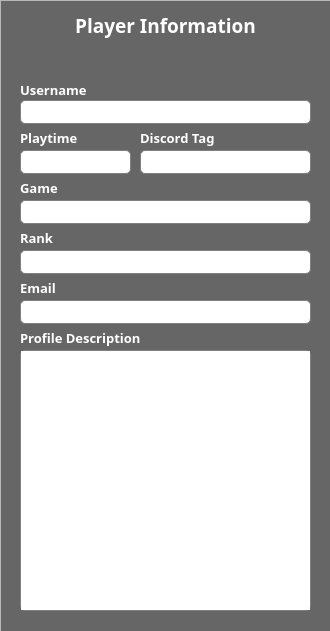
<?xml version="1.0" encoding="UTF-8"?>
<ui version="4.0">
 <class>ViewProfile</class>
 <widget class="QDialog" name="ViewProfile">
  <property name="geometry">
   <rect>
    <x>0</x>
    <y>0</y>
    <width>330</width>
    <height>631</height>
   </rect>
  </property>
  <property name="windowTitle">
   <string>Dialog</string>
  </property>
  <property name="styleSheet">
   <string notr="true">background-color:#666;
color:white;
font-family:&quot;Poppins&quot;</string>
  </property>
  <widget class="QFrame" name="frame">
   <property name="geometry">
    <rect>
     <x>0</x>
     <y>0</y>
     <width>331</width>
     <height>751</height>
    </rect>
   </property>
   <property name="styleSheet">
    <string notr="true">background:none;
background-color: rgba(32, 32, 32,.9);</string>
   </property>
   <property name="frameShape">
    <enum>QFrame::StyledPanel</enum>
   </property>
   <property name="frameShadow">
    <enum>QFrame::Raised</enum>
   </property>
   <widget class="QLabel" name="label">
    <property name="geometry">
     <rect>
      <x>0</x>
      <y>0</y>
      <width>331</width>
      <height>51</height>
     </rect>
    </property>
    <property name="font">
     <font>
      <family>Poppins</family>
      <pointsize>14</pointsize>
      <bold>true</bold>
     </font>
    </property>
    <property name="styleSheet">
     <string notr="true">background:none;</string>
    </property>
    <property name="text">
     <string>Player Information</string>
    </property>
    <property name="alignment">
     <set>Qt::AlignCenter</set>
    </property>
   </widget>
   <widget class="QLabel" name="username_l">
    <property name="geometry">
     <rect>
      <x>20</x>
      <y>80</y>
      <width>291</width>
      <height>20</height>
     </rect>
    </property>
    <property name="font">
     <font>
      <family>Poppins</family>
      <pointsize>10</pointsize>
      <bold>true</bold>
     </font>
    </property>
    <property name="styleSheet">
     <string notr="true">background:none;</string>
    </property>
    <property name="text">
     <string>Username</string>
    </property>
   </widget>
   <widget class="QLineEdit" name="username_box">
    <property name="geometry">
     <rect>
      <x>20</x>
      <y>100</y>
      <width>291</width>
      <height>24</height>
     </rect>
    </property>
    <property name="styleSheet">
     <string notr="true">border-radius:5px;
border:1px solid gray;</string>
    </property>
    <property name="readOnly">
     <bool>true</bool>
    </property>
   </widget>
   <widget class="QLineEdit" name="playtime">
    <property name="geometry">
     <rect>
      <x>20</x>
      <y>150</y>
      <width>111</width>
      <height>24</height>
     </rect>
    </property>
    <property name="styleSheet">
     <string notr="true">border-radius:5px;
border:1px solid gray;</string>
    </property>
    <property name="readOnly">
     <bool>true</bool>
    </property>
   </widget>
   <widget class="QLabel" name="playtime_l">
    <property name="geometry">
     <rect>
      <x>20</x>
      <y>130</y>
      <width>61</width>
      <height>16</height>
     </rect>
    </property>
    <property name="font">
     <font>
      <family>Poppins</family>
      <pointsize>10</pointsize>
      <bold>true</bold>
     </font>
    </property>
    <property name="styleSheet">
     <string notr="true">background:none;</string>
    </property>
    <property name="text">
     <string>Playtime</string>
    </property>
   </widget>
   <widget class="QTextEdit" name="profile_description">
    <property name="geometry">
     <rect>
      <x>20</x>
      <y>350</y>
      <width>291</width>
      <height>261</height>
     </rect>
    </property>
    <property name="styleSheet">
     <string notr="true">border-radius:5px;
border:1px solid gray;</string>
    </property>
    <property name="readOnly">
     <bool>true</bool>
    </property>
   </widget>
   <widget class="QLineEdit" name="game_information">
    <property name="geometry">
     <rect>
      <x>20</x>
      <y>200</y>
      <width>291</width>
      <height>24</height>
     </rect>
    </property>
    <property name="styleSheet">
     <string notr="true">border-radius:5px;
border:1px solid gray;</string>
    </property>
    <property name="readOnly">
     <bool>true</bool>
    </property>
   </widget>
   <widget class="QLabel" name="game_l">
    <property name="geometry">
     <rect>
      <x>20</x>
      <y>180</y>
      <width>61</width>
      <height>16</height>
     </rect>
    </property>
    <property name="font">
     <font>
      <family>Poppins</family>
      <pointsize>10</pointsize>
      <bold>true</bold>
     </font>
    </property>
    <property name="styleSheet">
     <string notr="true">background:none;</string>
    </property>
    <property name="text">
     <string>Game</string>
    </property>
   </widget>
   <widget class="QLineEdit" name="discord_tag">
    <property name="geometry">
     <rect>
      <x>140</x>
      <y>150</y>
      <width>171</width>
      <height>24</height>
     </rect>
    </property>
    <property name="styleSheet">
     <string notr="true">border-radius:5px;
border:1px solid gray;</string>
    </property>
    <property name="readOnly">
     <bool>true</bool>
    </property>
   </widget>
   <widget class="QLineEdit" name="rank_data">
    <property name="geometry">
     <rect>
      <x>20</x>
      <y>250</y>
      <width>291</width>
      <height>24</height>
     </rect>
    </property>
    <property name="styleSheet">
     <string notr="true">border-radius:5px;
border:1px solid gray;</string>
    </property>
    <property name="readOnly">
     <bool>true</bool>
    </property>
   </widget>
   <widget class="QLabel" name="rank_l">
    <property name="geometry">
     <rect>
      <x>20</x>
      <y>230</y>
      <width>61</width>
      <height>16</height>
     </rect>
    </property>
    <property name="font">
     <font>
      <family>Poppins</family>
      <pointsize>10</pointsize>
      <bold>true</bold>
     </font>
    </property>
    <property name="styleSheet">
     <string notr="true">background:none;</string>
    </property>
    <property name="text">
     <string>Rank</string>
    </property>
   </widget>
   <widget class="QLabel" name="discord_tag_l">
    <property name="geometry">
     <rect>
      <x>140</x>
      <y>130</y>
      <width>131</width>
      <height>16</height>
     </rect>
    </property>
    <property name="font">
     <font>
      <family>Poppins</family>
      <pointsize>10</pointsize>
      <bold>true</bold>
     </font>
    </property>
    <property name="styleSheet">
     <string notr="true">background:none;</string>
    </property>
    <property name="text">
     <string>Discord Tag</string>
    </property>
   </widget>
   <widget class="QLabel" name="email_l">
    <property name="geometry">
     <rect>
      <x>20</x>
      <y>280</y>
      <width>131</width>
      <height>16</height>
     </rect>
    </property>
    <property name="font">
     <font>
      <family>Poppins</family>
      <pointsize>10</pointsize>
      <bold>true</bold>
     </font>
    </property>
    <property name="styleSheet">
     <string notr="true">background:none;</string>
    </property>
    <property name="text">
     <string>Email</string>
    </property>
   </widget>
   <widget class="QLineEdit" name="email">
    <property name="geometry">
     <rect>
      <x>20</x>
      <y>300</y>
      <width>291</width>
      <height>24</height>
     </rect>
    </property>
    <property name="styleSheet">
     <string notr="true">border-radius:5px;
border:1px solid gray;</string>
    </property>
    <property name="readOnly">
     <bool>true</bool>
    </property>
   </widget>
   <widget class="QLabel" name="profile_label">
    <property name="geometry">
     <rect>
      <x>20</x>
      <y>330</y>
      <width>131</width>
      <height>16</height>
     </rect>
    </property>
    <property name="font">
     <font>
      <family>Poppins</family>
      <pointsize>10</pointsize>
      <bold>true</bold>
     </font>
    </property>
    <property name="styleSheet">
     <string notr="true">background:none;</string>
    </property>
    <property name="text">
     <string>Profile Description</string>
    </property>
   </widget>
  </widget>
 </widget>
 <resources/>
 <connections/>
</ui>
